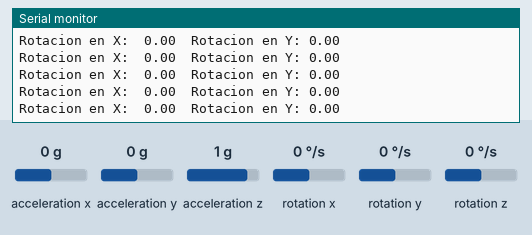
Bench run of a sketch on a simulated Arduino Uno, built with avr-gcc and run on an emulated ATmega328P. Parts: the last lines printed to the serial monitor. Inputs (shaded band) come from the test bench; at power-on: rotation x 0 °/s, rotation y 0 °/s, acceleration x 0 g, acceleration y 0 g, acceleration z 1 g, rotation z 0 °/s.

Above: at 1.2 s.
1.3 s: rotation x set to -192 °/s
At 1.4 s:
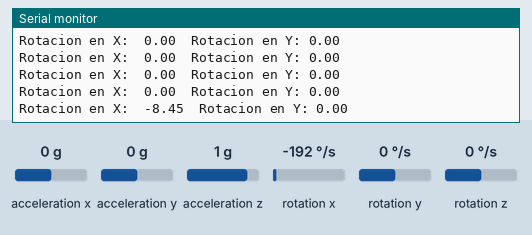
4.3 s: rotation y set to -192 °/s
At 4.34 s:
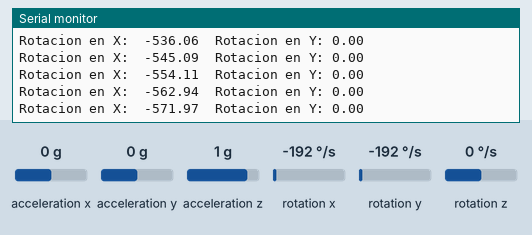
7.3 s: rotation x set to 192 °/s
At 7.33 s:
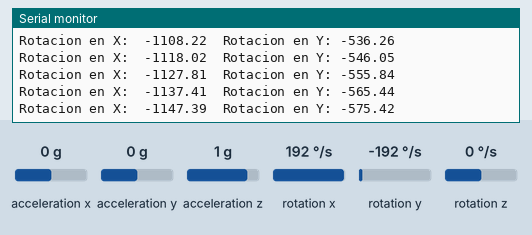
10.3 s: rotation y set to 192 °/s
At 10.31 s:
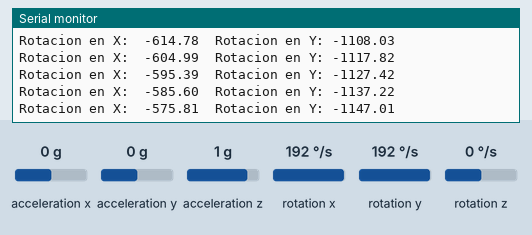
13.3 s: rotation x set to -100 °/s
At 13.31 s:
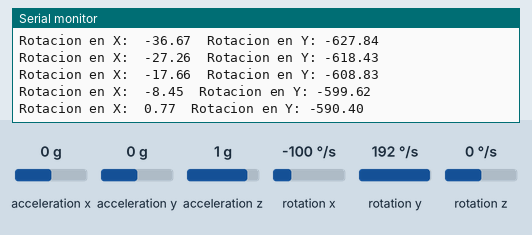
16.3 s: rotation y set to -100 °/s
At 16.31 s:
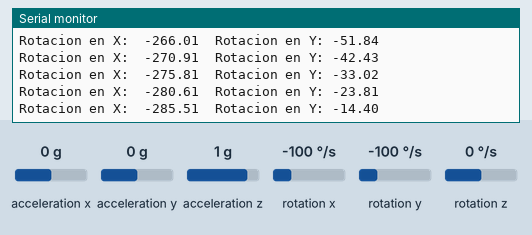
Timing chart, 0 to 19.3 s (numbered marks = the images above; inputs shaded):
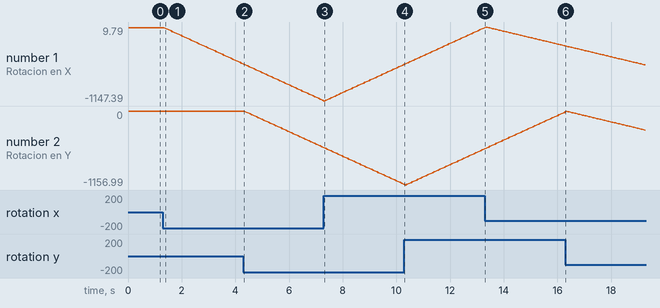

Measured:
- after the input at 1.3 s, the serial monitor: prints a new line after 0.08 s (image 1)
- plotted number 1: 0 → -562.94 after the input at 1.3 s

The sketch:

Nano_IMU_orientacion_giroscopio.ino
```cpp
//GND - GND
//VCC - VCC
//SDA - Pin A4
//SCL - Pin A5

#include "I2Cdev.h"
#include "MPU6050.h"
#include "Wire.h"

const int mpuAddress = 0x68;  // Puede ser 0x68 o 0x69
MPU6050 mpu(mpuAddress);

int ax, ay, az;
int gx, gy, gz;

long tiempo_prev, dt;
float girosc_ang_x, girosc_ang_y;
float girosc_ang_x_prev, girosc_ang_y_prev;

void updateGiro()
{
   dt = millis() - tiempo_prev;
   tiempo_prev = millis();

   girosc_ang_x = (gx / 131)*dt / 1000.0 + girosc_ang_x_prev;
   girosc_ang_y = (gy / 131)*dt / 1000.0 + girosc_ang_y_prev;

   girosc_ang_x_prev = girosc_ang_x;
   girosc_ang_y_prev = girosc_ang_y;
}

void setup()
{
   Serial.begin(9600);
   Wire.begin();
   mpu.initialize();
   Serial.println(mpu.testConnection() ? F("IMU iniciado correctamente") : F("Error al iniciar IMU"));
}

void loop()
{
   // Leer las velocidades angulares
   mpu.getRotation(&gx, &gy, &gz);

   updateGiro();

   // Mostrar resultados
   Serial.print(F("Rotacion en X:  "));
   Serial.print(girosc_ang_x);
   Serial.print(F("\tRotacion en Y: "));
   Serial.println(girosc_ang_y);

   delay(10);
}
```
